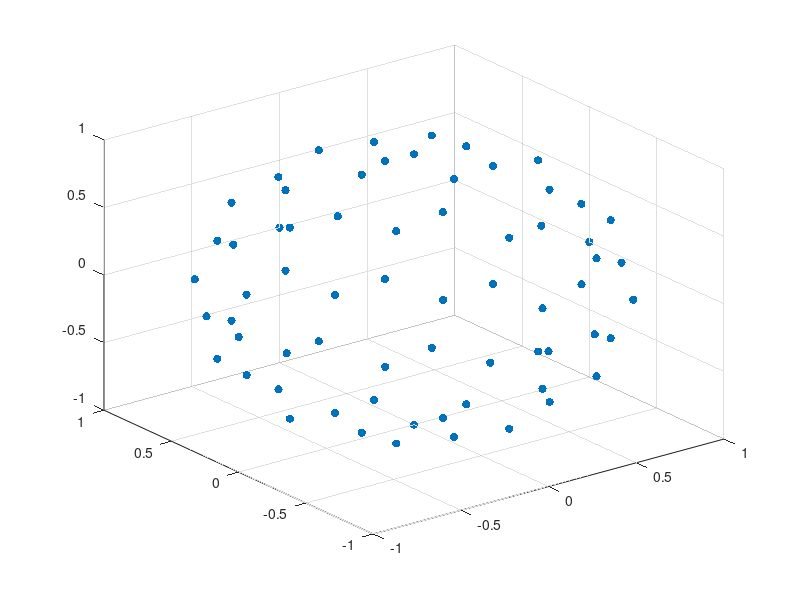

Here is the MATLAB script that generated this plot:
v20 = [1.000000e+00 -1.000000e+00 0.000000e+00 0.000000e+00 0.000000e+00 0.000000e+00 7.071068e-01 -7.071068e-01 7.071068e-01 -7.071068e-01 7.071068e-01 -7.071068e-01 0.000000e+00 0.000000e+00 7.071068e-01 -7.071068e-01 0.000000e+00 0.000000e+00 9.546413e-01 2.977582e-01 -9.546413e-01 -2.977582e-01 9.546413e-01 2.977582e-01 -9.546413e-01 -2.977582e-01 9.546413e-01 2.977582e-01 7.859631e-01 7.859631e-01 -9.546413e-01 -2.977582e-01 -7.859631e-01 -7.859631e-01 0.000000e+00 0.000000e+00 4.371853e-01 -4.371853e-01 4.371853e-01 -4.371853e-01 0.000000e+00 0.000000e+00 4.371853e-01 -4.371853e-01 4.371853e-01 -4.371853e-01 9.546413e-01 2.977582e-01 7.859631e-01 7.859631e-01 -9.546413e-01 -2.977582e-01 -7.859631e-01 -7.859631e-01 0.000000e+00 0.000000e+00 4.371853e-01 -4.371853e-01 4.371853e-01 -4.371853e-01 0.000000e+00 0.000000e+00 4.371853e-01 -4.371853e-01 4.371853e-01 -4.371853e-01];
v21 = [0.000000e+00 0.000000e+00 1.000000e+00 -1.000000e+00 0.000000e+00 0.000000e+00 7.071068e-01 7.071068e-01 -7.071068e-01 -7.071068e-01 0.000000e+00 0.000000e+00 7.071068e-01 -7.071068e-01 0.000000e+00 0.000000e+00 7.071068e-01 -7.071068e-01 2.977582e-01 9.546413e-01 2.977582e-01 9.546413e-01 -2.977582e-01 -9.546413e-01 -2.977582e-01 -9.546413e-01 0.000000e+00 0.000000e+00 4.371853e-01 -4.371853e-01 0.000000e+00 0.000000e+00 4.371853e-01 -4.371853e-01 9.546413e-01 2.977582e-01 7.859631e-01 7.859631e-01 4.371853e-01 4.371853e-01 -9.546413e-01 -2.977582e-01 -7.859631e-01 -7.859631e-01 -4.371853e-01 -4.371853e-01 0.000000e+00 0.000000e+00 4.371853e-01 -4.371853e-01 0.000000e+00 0.000000e+00 4.371853e-01 -4.371853e-01 9.546413e-01 2.977582e-01 7.859631e-01 7.859631e-01 4.371853e-01 4.371853e-01 -9.546413e-01 -2.977582e-01 -7.859631e-01 -7.859631e-01 -4.371853e-01 -4.371853e-01];
v22 = [0.000000e+00 0.000000e+00 0.000000e+00 0.000000e+00 1.000000e+00 -1.000000e+00 0.000000e+00 0.000000e+00 0.000000e+00 0.000000e+00 7.071068e-01 7.071068e-01 7.071068e-01 7.071068e-01 -7.071068e-01 -7.071068e-01 -7.071068e-01 -7.071068e-01 0.000000e+00 0.000000e+00 0.000000e+00 0.000000e+00 0.000000e+00 0.000000e+00 0.000000e+00 0.000000e+00 2.977582e-01 9.546413e-01 4.371853e-01 4.371853e-01 2.977582e-01 9.546413e-01 4.371853e-01 4.371853e-01 2.977582e-01 9.546413e-01 4.371853e-01 4.371853e-01 7.859631e-01 7.859631e-01 2.977582e-01 9.546413e-01 4.371853e-01 4.371853e-01 7.859631e-01 7.859631e-01 -2.977582e-01 -9.546413e-01 -4.371853e-01 -4.371853e-01 -2.977582e-01 -9.546413e-01 -4.371853e-01 -4.371853e-01 -2.977582e-01 -9.546413e-01 -4.371853e-01 -4.371853e-01 -7.859631e-01 -7.859631e-01 -2.977582e-01 -9.546413e-01 -4.371853e-01 -4.371853e-01 -7.859631e-01 -7.859631e-01];

figure;
scatter3(v20,v21,v22, "filled");


